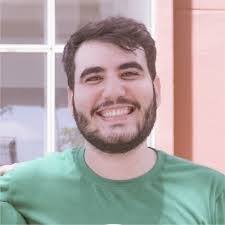
#> input picture computer-vision/book_practical_python_and_opencv/chapter 8/rapela.jpg, 225 x 225 px
$ python 8.1.py --image rapela.jpg
#> lines starting #> are read from the running program, lines starting #| are printed output that depends on the picture
import cv2
import argparse
import numpy as np

ap = argparse.ArgumentParser()
ap.add_argument("-i", "--image", required=True, help="Path to the image")
args = vars(ap.parse_args())

image = cv2.imread(args["image"])
#> image is the input picture: shape (225, 225, 3); mean B, G, R 164.9, 166, 174
cv2.imshow("Original", image)

blurred = np.hstack([cv2.blur(image,(3,3)), cv2.blur(image,(5,5)), cv2.blur(image,(7,7))])
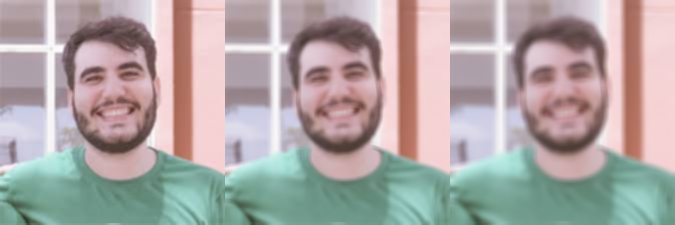
#> blurred: shape (225, 675, 3); mean B, G, R 164.9, 166, 173.9
cv2.imshow("Averaged", blurred)
cv2.waitKey(0)
